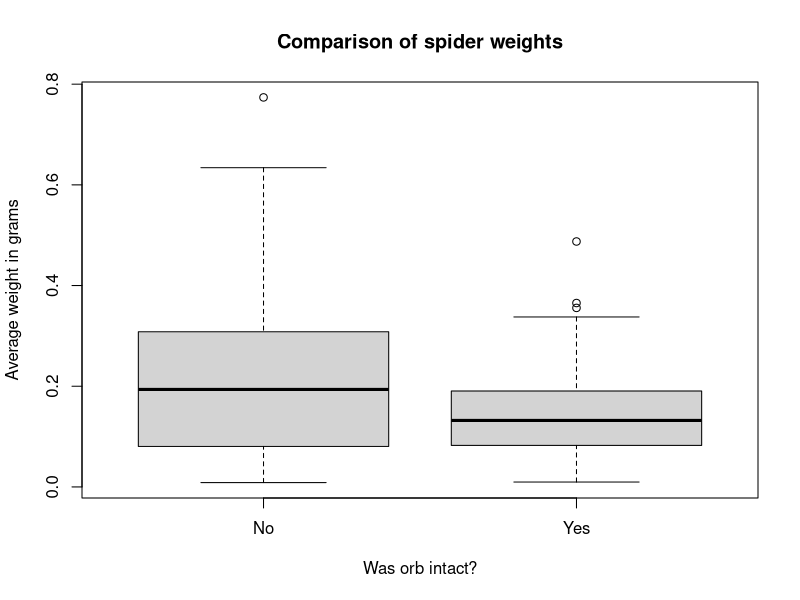
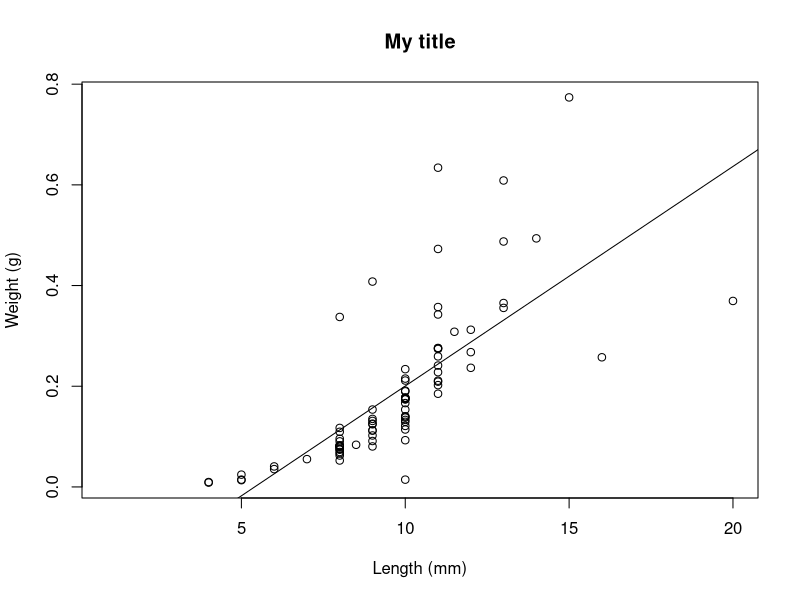

Source code (R) for these figures, in order: (Note: this script raises an error after producing the figures.)
## ---- chunk 1
library(tidyverse)

## ---- chunk 2

orbData<-read_csv("orb20.csv")


#print it out

orbData
## ---- chunk 3


boxplot(`weight (g)`~`orb intact?`, data=orbData, main="Comparison of spider weights", xlab="Was orb intact?", ylab="Average weight in grams")



## ---- chunk 4





## ---- chunk 5
#The filter function takes two main arguments:
#The first is which data set/tibble are you referring to
#The second is the criteria we're filtering on. We use "==" b/c we're comparing the two values (not assigning a value, as with "=")

intact<-filter(orbData, orbData$`orb intact?`=="Yes")

intact

damaged<-filter(orbData, orbData$`orb intact?`=="No")

damaged




## ---- chunk 6

#as a short cut, we'll include the na.omit function as part of it:

intactWts<-na.omit(intact$`weight (g)`)

damagedWts<-na.omit(damaged$`weight (g)`)

intactWts

damagedWts




## ---- chunk 7

t.test(intactWts, damagedWts)


## ---- chunk 8
#In this example, we're going to create a scatterplot and linear regression line, looking at the association of spider weight and spider length: 

#define data columns:
spWeight<-orbData$`weight (g)`
spLength<-orbData$`length (mm)`

#set up the plot. First column is the y-axis.
plot(spWeight~spLength, main="My title", xlab="Length (mm)", ylab="Weight (g)")

#create linear model:
wlLM<-lm(spWeight~spLength)

#add the line the to plot:
abline(wlLM)

#To see the statistical outputs from the linear regression, use the "summary" function:

summary(lwLM)

## ---- chunk 9
myData<-c(10, 20, 30, 40)
myLabels<-c("measure 1", "measure 2", "measure 3", "measure 4")

pie(myData, myLabels, main="Title of my pie chart")
